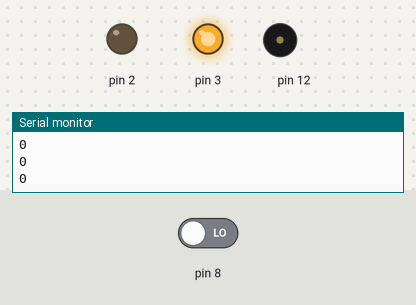
Recording of a sketch running on a simulated Arduino Uno, built with avr-gcc and run on an emulated ATmega328P. Parts: output pins drawn as LEDs (lit = HIGH), buzzer (waves = sounding), the last lines printed to the serial monitor. The inputs (shaded band) are chosen by the test bench; at power-on: pin 8 LOW.

Above: at 1.2 s.
1.3 s: pin 8 driven HIGH
At 2.3 s:
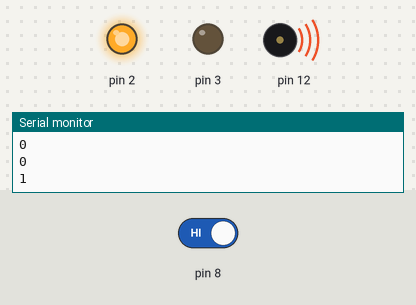
2.8 s: pin 8 driven LOW
At 5.1 s:
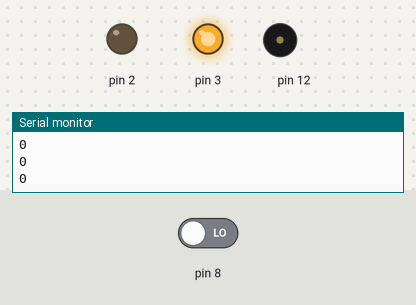
Timing chart, 0 to 6.6 s (numbered marks = the images above; inputs shaded):
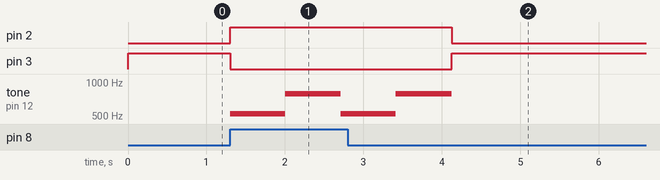

The sketch:

PIR_.ino
```cpp
void setup ()// void= fonksiyon geriye değer döndürmez
  //setup()=arduino'daki .ino uzantılı kod parçasının kod IDE başlatıldığında ilk çalışan kısmı
  //(çalışma ortamını hazırlar)
{
  pinMode(8,INPUT);
  Serial.begin(9600);//(seri port ile) seri iletişim başlatmak için void setup() fonksiyonunun içine yazılır
  // içerde yazan 9600 saniye başına gönderilen ve alınan bit (0 veya 1)

  pinMode(2,OUTPUT);//2.pini çıkış pini olarak tanımlar
  pinMode(3,OUTPUT);
  pinMode(12,OUTPUT);

}
void loop()// loop = setup dan sonra çalışır sonsuz döngü işlevi görür
{
  Serial.println(digitalRead(8));
  if(digitalRead(8)==1) // digitalRead: 8.pinde gerilim varsa 1 ya da 0 döndürür.
  {
    // eğer 1 değeri dödürülürse aşağıdaki kodlar çalıştırılır.
   // 0 değeri döndürülürse else'den sonraki kodlar çalıştırılır.

  digitalWrite(2,HIGH);// 2.pin yüksek duruma ayarlanır yani 2.pine bağlı olan led yanacak.
  digitalWrite(3,LOW); //3.pin düşük duruma ayarlanır yani 2.pine bağlı olan led sönecek.
    tone(12,523);/* pasif buzzerlerde ses elde etmek için tone komutu kullanılır ve
  çağrı frekansını ayarlar*/
    delay(700);
     tone(12,784);
    delay(700);

  }
  else{
    digitalWrite(2,LOW);
    digitalWrite(3,HIGH);
    noTone(12);// tonun üretilmesinin durdurulacağı Arduino pini.
  }
  delay(8);
}
```

Measured:
- after the input at 1.3 s, pin 2: LOW → HIGH at once; pin 3: HIGH → LOW at once; tone on pin 12: silent → 523 Hz at once, → 784 Hz 0.70 s later, → 523 Hz 0.71 s later
- after the input at 2.8 s, pin 2: HIGH → LOW after 1.3 s; pin 3: LOW → HIGH after 1.3 s
